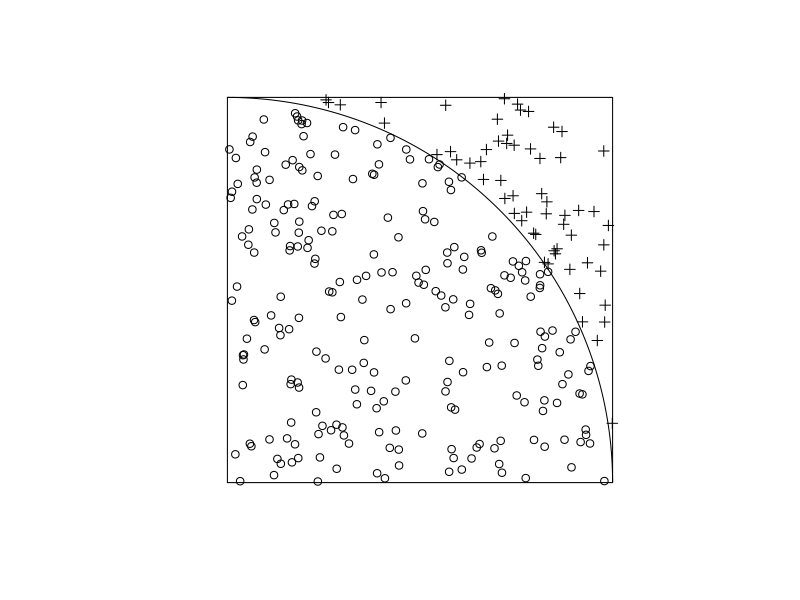

The R source for this figure:
## ---- chunk 1
n = 300
a = seq(0, pi/2, len = 300)
p = matrix(runif(n * 2), n, 2)
sel = rowSums(p**2) < 1

plot(p, pch = ifelse(sel, 1, 3), xlim = c(0, 1), ylim = c(0, 1),
     xlab = NA, ylab = NA, axes = FALSE, asp = 1)

lines(cos(a), sin(a))
lines(cbind(c(0, 0, 1, 1, 0), c(0, 1, 1, 0, 0)))
